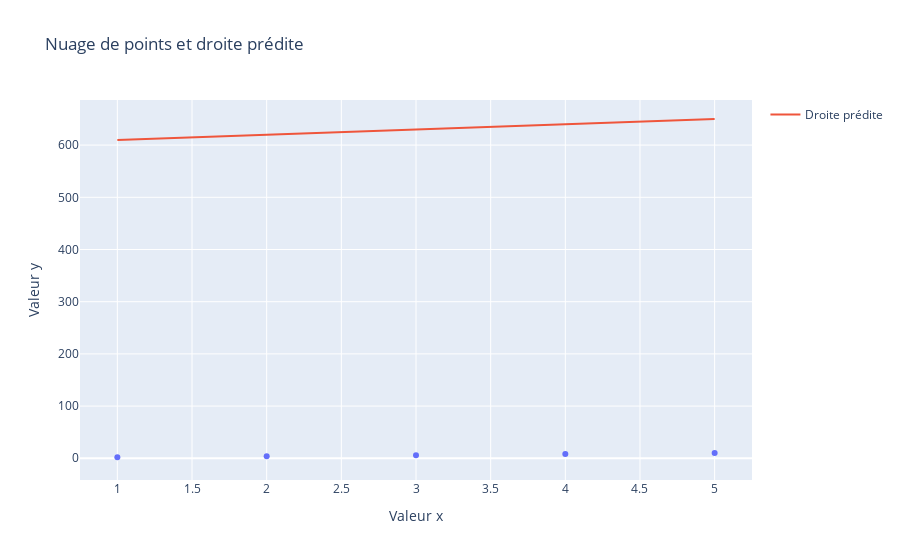

Here is the notebook cell this chart was saved with:
### Code cell
import plotly.express as px

# Initialisation des paramètres
phi0 = 600
phi1 = 10
phis = np.array([phi0, phi1], dtype=np.float64)

# Prédictions initiales
ys_pred = predict(xs, phis)

# Calcul de la perte initiale
total_loss = loss(ys_pred, ys_true)
print("Perte initiale :", total_loss)

# Visualisation
fig = px.scatter(x=xs, y=ys_true, labels={'x': 'Valeur x', 'y': 'Valeur y'}, title="Nuage de points et droite prédite")
fig.add_scatter(x=xs, y=ys_pred, mode='lines', name='Droite prédite')
fig.show()

### Figure 1 — Plotly figure (JSON) as saved in the notebook; plotly's stock layout.template omitted (floating-point values rounded to 4 significant figures)
{"data": [{"hovertemplate": "Valeur x=%{x}<br>Valeur y=%{y}<extra></extra>", "legendgroup": "", "marker": {"color": "#636efa", "symbol": "circle"}, "mode": "markers", "name": "", "orientation": "v", "showlegend": false, "type": "scatter", "x": [1, 2, 3, 4, 5], "xaxis": "x", "y": [2, 4, 6, 8, 10], "yaxis": "y"}, {"mode": "lines", "name": "Droite prédite", "type": "scatter", "x": [1, 2, 3, 4, 5], "y": [610, 620, 630, 640, 650]}], "layout": {"legend": {"tracegroupgap": 0}, "title": {"text": "Nuage de points et droite prédite"}, "xaxis": {"anchor": "y", "domain": [0, 1], "title": {"text": "Valeur x"}}, "yaxis": {"anchor": "x", "domain": [0, 1], "title": {"text": "Valeur y"}}}}
